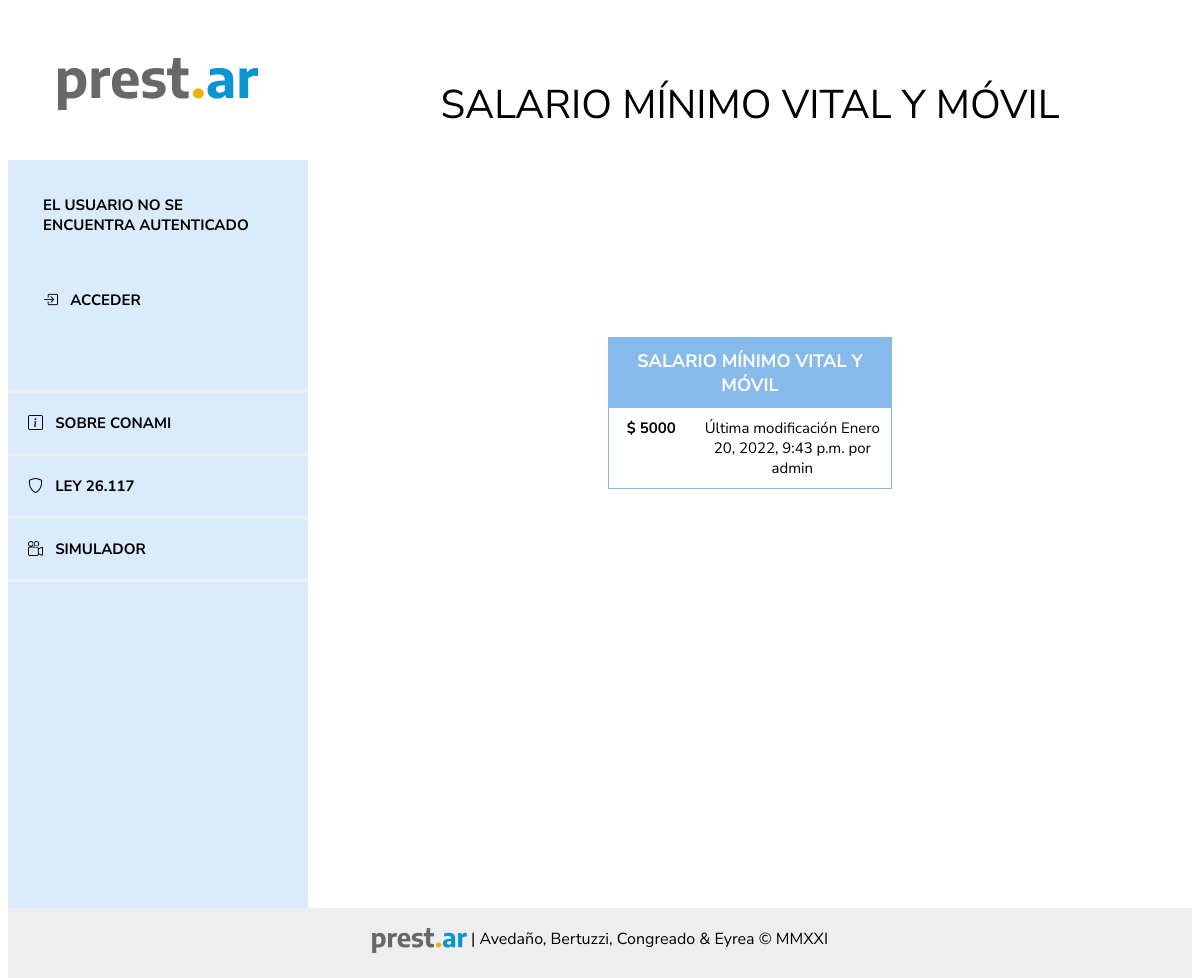
The app's page /configuracion/smvm/1/, older data.
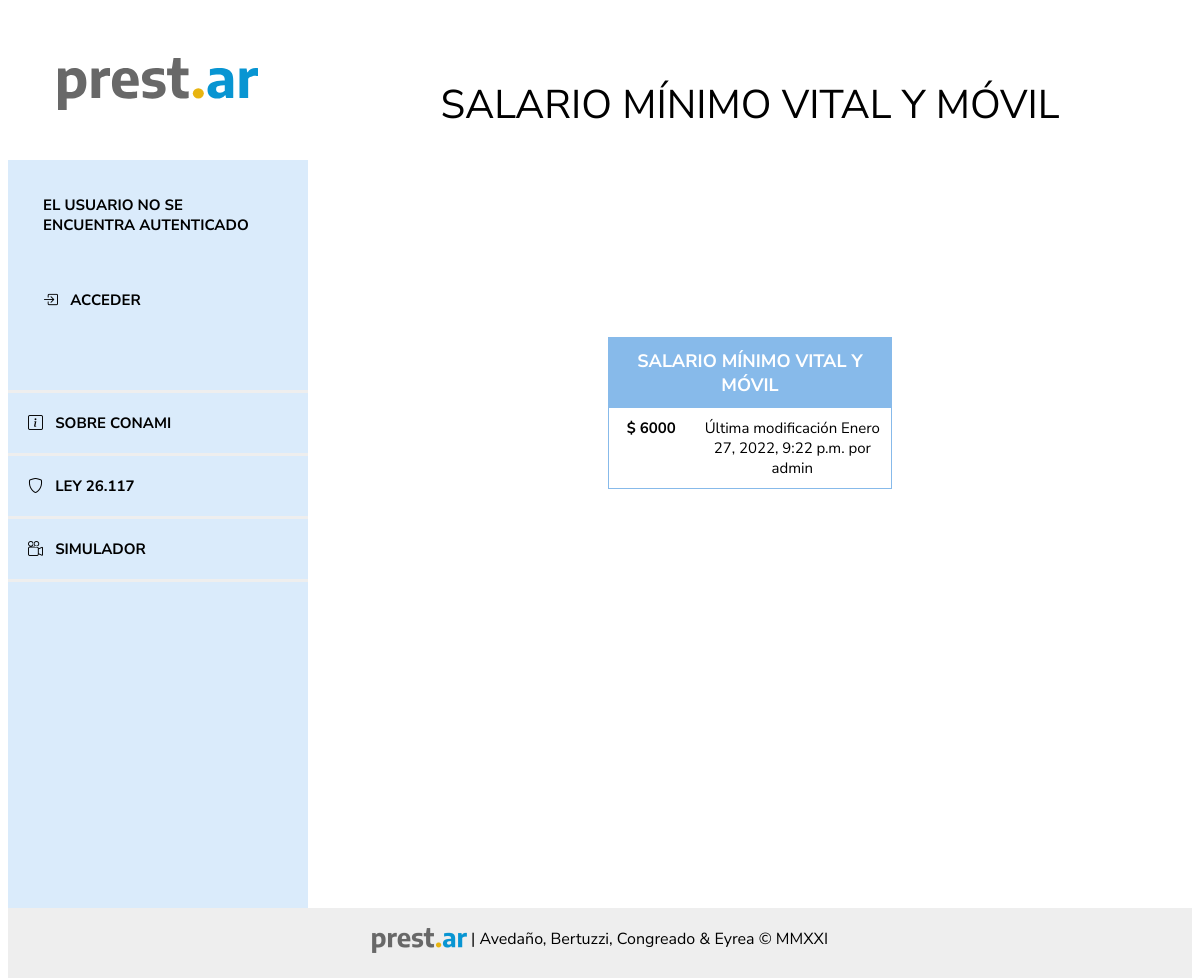
The same page, newer data.
### prestamos/models.py (models this page shows, shortened)
class SMVM(models.Model):
    author = models.ForeignKey(
        settings.AUTH_USER_MODEL, on_delete=models.CASCADE)
    monto = models. PositiveIntegerField()
    created_date = models.DateTimeField(
        default=timezone.now)

### accounts/models.py (models this page shows, shortened)
class Emprendedor(AbstractUser):
    GENEROS_LISTA = [
        ('F', 'Femenino'),
        ('M', 'Masculino'),
        ('X', 'Otre'),
    ]
    IDENTIDAD_LISTA = [
        ('Mujer cis', 'Mujer'),
        ('Hombre cis', 'Hombre'),
        ('Mujer trans', 'Mujer trans'),
        ('Hombre trans', 'Hombre trans'),
        ('No binarie', 'No binarie'),
        ('No declara', 'Prefiero no decir'),
    ]
    ESTADO_CIVIL = [
        ('Soltero', 'Soltero'),
        ('Casado', 'Casado'),
        ('Divorciado', 'Dovorciado'),
        ('Viudo', 'Viudo'),
        ('Concubinato', 'Concubinato'),
        ('Unión Civil', 'Unión civil'),
    ]
    NIVEL_EDUCATIVO = [
        ('Primario incompleto', 'Primario incompleto'),
        ('prim_comp', 'Primario completo'),
        ('Primario completo', 'Secundario incompleto'),
        ('Secundario completo', 'Secundario completo'),
        ('Terciario incompleto', 'Terciario incompleto'),
        ('Terciario completo', 'Terciario completo'),
        ('Universitario incompleto', 'Universitario incompleto'),
        ('Universitario completo', 'Universitario completo'),
    ]
    nombre = models.CharField(max_length=200, null=True)
    apellido = models.CharField(max_length=200, null=True)
    genero = models.CharField(max_length=200, choices=GENEROS_LISTA)
    identidad = models.CharField(
        max_length=200, choices=IDENTIDAD_LISTA, blank=True, null=True)
    dni = models.IntegerField(null=True)
    fec_nac = models.DateField(null=True)
    estado_civil = models.CharField(
        max_length=200, choices=ESTADO_CIVIL, null=True)
    telefono = models.IntegerField(null=True)
    celular = models.BooleanField(default=True)
    email = models.CharField(max_length=200, null=True)
    educacion = models.CharField(
        max_length=200, choices=NIVEL_EDUCATIVO, null=True)
    provincia = models.CharField(max_length=20)
    domicilio = models.ForeignKey(
        "prestamos.Domicilio", on_delete=models.CASCADE, null=True)
    def __str__(self):
        return self.username

### prestamos/views.py (the view)
# urls.py: path('configuracion/smvm/<int:pk>/', views.smvm_detail, name='smvm_detail'),
def smvm_detail(request, pk):
    smvm = get_object_or_404(SMVM, pk=pk)
    return render(request, 'configuracion/smvm_detail.html', {'smvm': smvm})

### prestamos/templates/configuracion/smvm_detail.html (shortened to what this page needs)
{% extends 'base.html' %}
{% block content %}
<header>
	SALARIO MÍNIMO VITAL Y MÓVIL
</header>
<main>
<form target="_self" class="smvm">{% csrf_token %}
  <div class="caja">
    <div class="grid-item titulo mayus">
      <span>SALARIO MÍNIMO VITAL Y MÓVIL
      </span>
      </div>
      <div class="grid-item texto" style="text-align:center">$ {{ smvm.monto }}</div>
      <div class="grid-item" style="text-align:center">Última modificación {{ smvm.created_date }} por {{ smvm.author }}</div>
  </div>
	</form>
</main>
{% endblock %}

Row changes from the older to the newer data that the page shows:
changed SMVM "admin": monto "5000" → "6000"; created_date "Enero 20, 2022, 9:43 p.m." → "Enero 27, 2022, 9:22 p.m."
